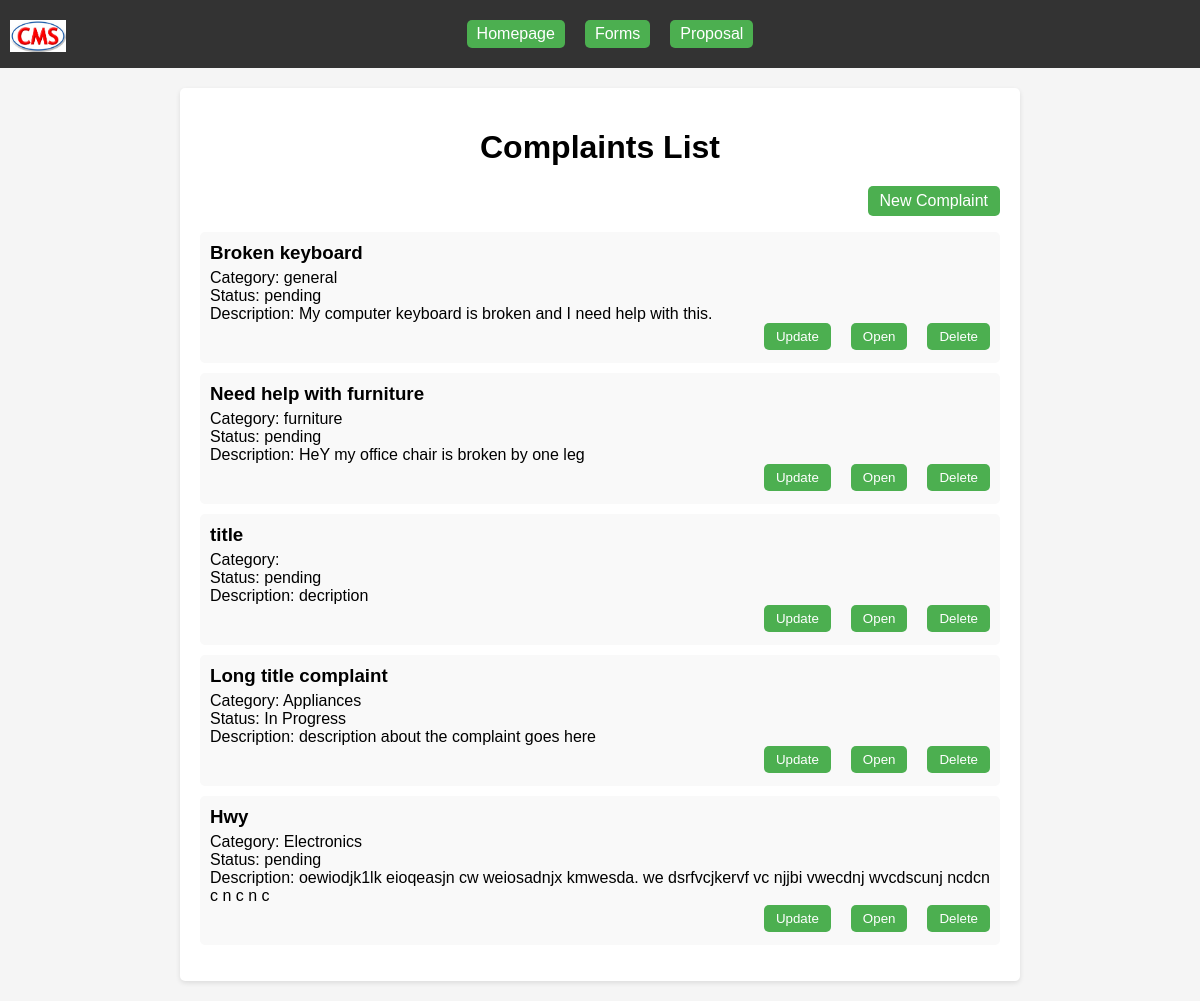
The page / on the database its author committed.
### tables this page shows
CREATE TABLE `complaints` (
  `id` int NOT NULL,
  `title` varchar(255) NOT NULL,
  `status` varchar(255) NOT NULL DEFAULT 'pending',
  `description` text NOT NULL,
  `category` varchar(255) NOT NULL DEFAULT 'general'
);

### index.php (the view, shortened to what this page needs)
<?php
include('config.php');
$sql = "SELECT * FROM complaints";
$result = $conn->query($sql);
$complaints = $result->fetch_all(MYSQLI_ASSOC);
?>
<!DOCTYPE html>
<html lang="en">
<head>
  <link rel="stylesheet" href="css/navigation.css">
  <link rel="stylesheet" href="css/styles.css">
</head>
<body>
  <?php include('nav.php') ?>
  <div class="container">
    <h1>Complaints List</h1>
    <div class="create-complaint">
      <a type="button" class="complaint-btn" href="create.php">New Complaint</a>
    </div>
    <?php if(count($complaints) > 0) { ?>
      <ul class="complaints-list">
        <?php foreach($complaints as $complaint) { ?>
          <li class="complaint-item">
            <h3><?php echo $complaint['title']; ?></h3>
            <p>Category: <?php echo $complaint['category']; ?></p>
            <p>Status: <?php echo $complaint['status']; ?></p>
            <p>Description: <?php echo $complaint['description']; ?></p>
            <button class="complaint-btn"><a style="text-decoration: none; color: #fff;" href="delete.php?id=<?php echo $complaint['id']; ?>">Delete</a></button>
            <button class="complaint-btn"><a style="text-decoration: none; color: #fff;" href="read.php?id=<?php echo $complaint['id']; ?>">Open</a></button>
            <button class="complaint-btn"><a style="text-decoration: none; color: #fff;" href="update.php?id=<?php echo $complaint['id']; ?>">Update</a></button>
          </li>
        <?php } ?>
      </ul>
    <?php } else { ?>
      <p>No complaints found</p>
    <?php } ?>
  </div>
</body>
</html>

### nav.php
<header>
  <nav>
    <a href="index.html" style="position: absolute"><img class="logo" src="images/logo.jpg" width="56px"></a>
    <ul class="nav_items">
      <li><a href="index.php">Homepage</a></li>
      <li><a href="forms.php">Forms</a></li>
      <li><a href="proposal.php">Proposal</a></li>
    </ul>
  </nav>
</header>

### css/navigation.css (style rules this page uses)
header { background-color: #333; padding: 20px 0; }
.nav_items { list-style-type: none; margin: 0; padding: 0; display: flex; justify-content: center; align-items: center; }
.nav_items a { display: inline-block; padding: 5px 10px; background-color: #4CAF50; color: white; text-decoration: none; border-radius: 5px; transition: background-color 0.3s; margin-left: 20px; }
.logo { margin-left: 10px; }

### css/styles.css (style rules this page uses)
body { font-family: Arial, sans-serif; margin: 0; padding: 0; background-color: #f5f5f5; }
.container { max-width: 800px; margin: 20px auto; padding: 20px; background-color: #fff; border-radius: 5px; box-shadow: 0 2px 5px rgba(0, 0, 0, 0.1); }
h1 { text-align: center; margin-bottom: 20px; }
.complaints-list { list-style-type: none; padding: 0; }
.complaint-item { background-color: #f9f9f9; padding: 10px; margin-bottom: 10px; border-radius: 5px; padding-bottom: 40px; }
.complaint-item h3 { margin-top: 0; margin-bottom: 5px; }
.complaint-item p { margin: 0; }
.complaint-btn { float: right; padding: 6px 12px; background-color: #4CAF50; color: white; text-decoration: none; border-radius: 5px; border: none; transition: background-color 0.3s; margin-left: 20px; cursor: pointer; }
.create-complaint { display: flex; justify-content: end; }

### rows shown on the page
complaints: title "Broken keyboard", category "general", status "pending", description "My computer keyboard is broken and I need help with this."
complaints: title "Need help with furniture", category "furniture", status "pending", description "HeY my office chair is broken by one leg"
complaints: title "title", status "pending", description "decription"
complaints: title "Long title complaint", category "Appliances", status "In Progress", description "description about the complaint goes here"
complaints: title "Hwy", category "Electronics", status "pending", description "oewiodjk1lk eioqeasjn cw weiosadnjx kmwesda. we dsrfvcjkervf vc njjbi vwecdnj wvcdscunj ncdcn c n c n c"
